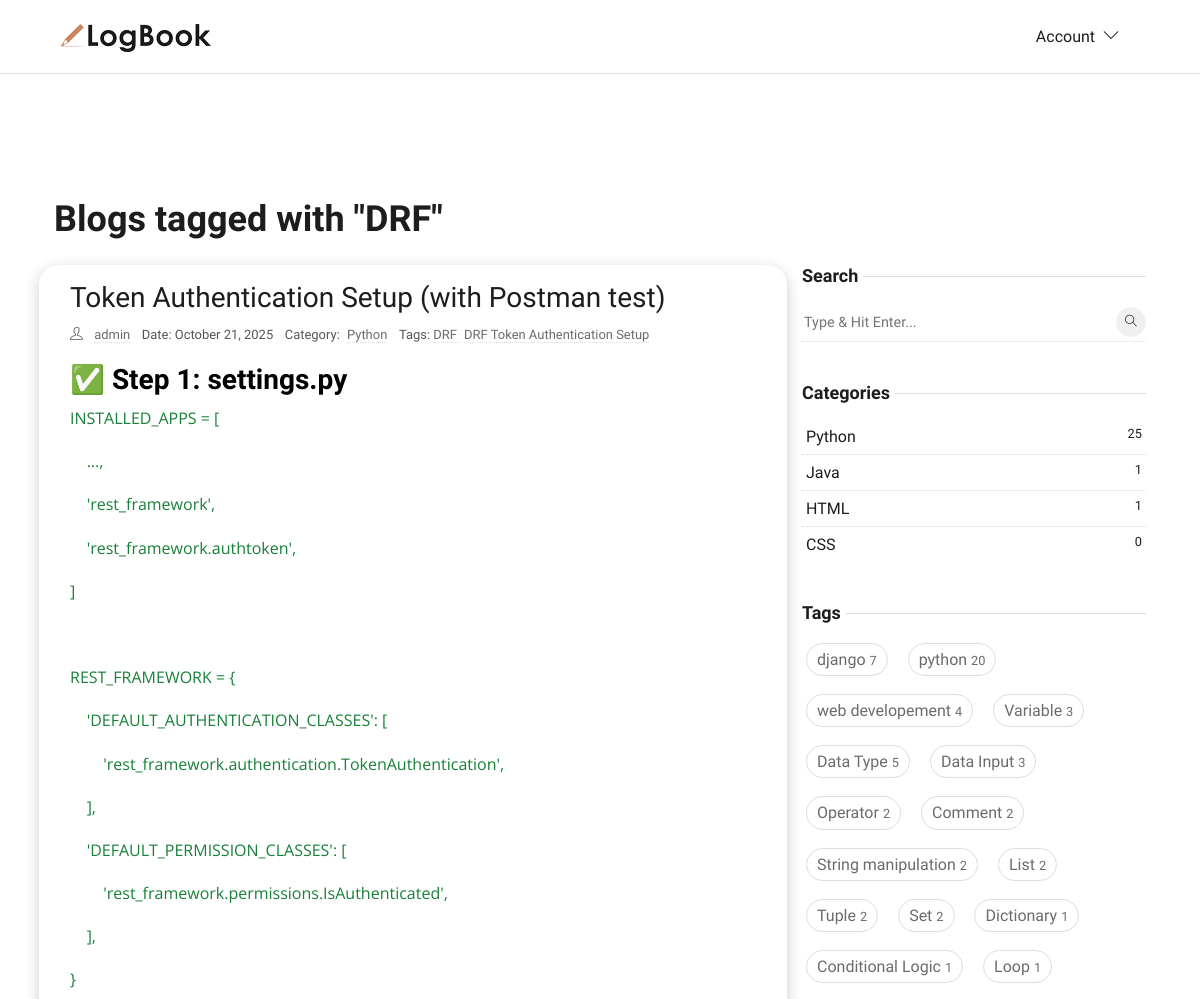
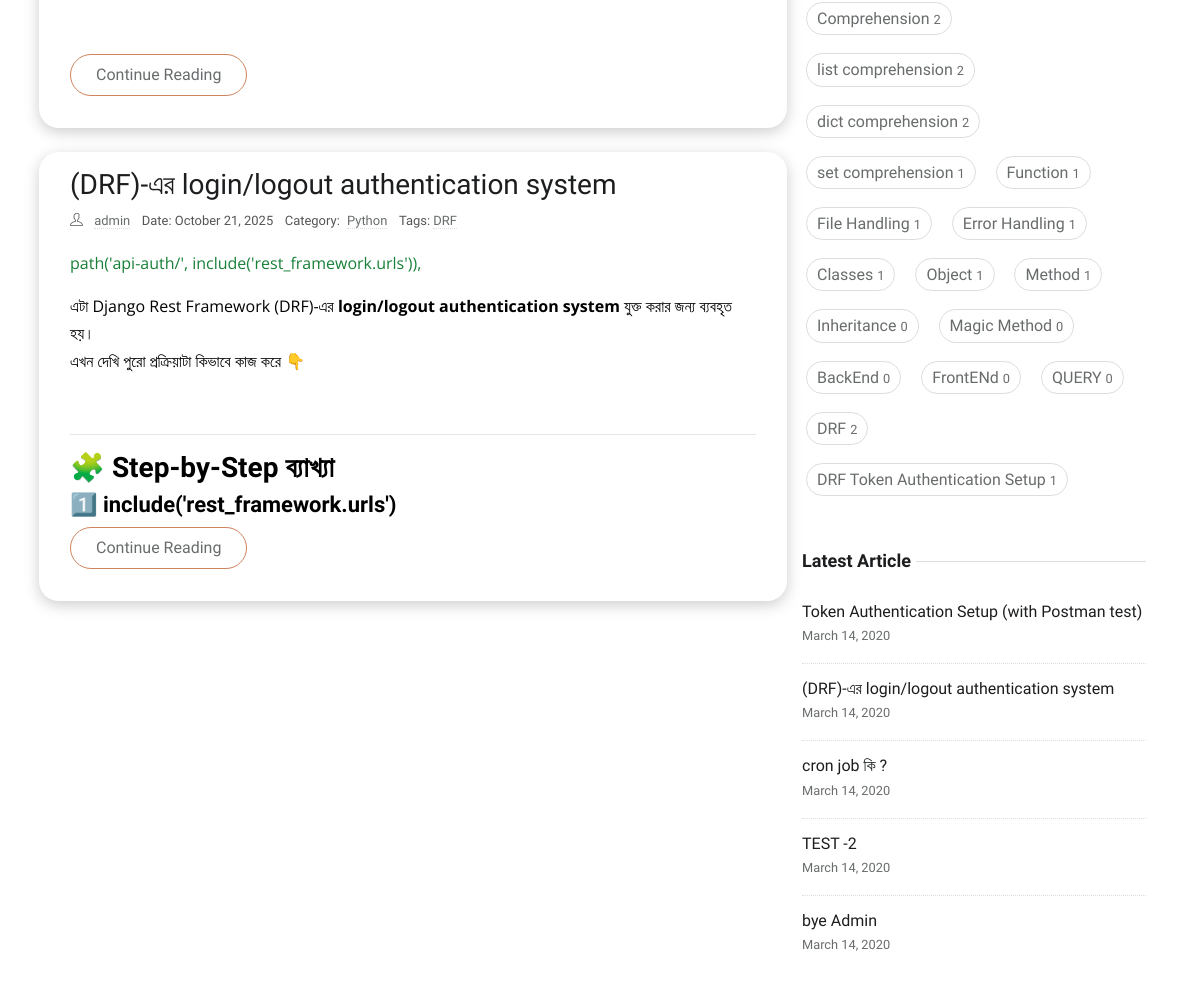
The app's page /tag/drf/, older data (2 pictures, top to bottom).
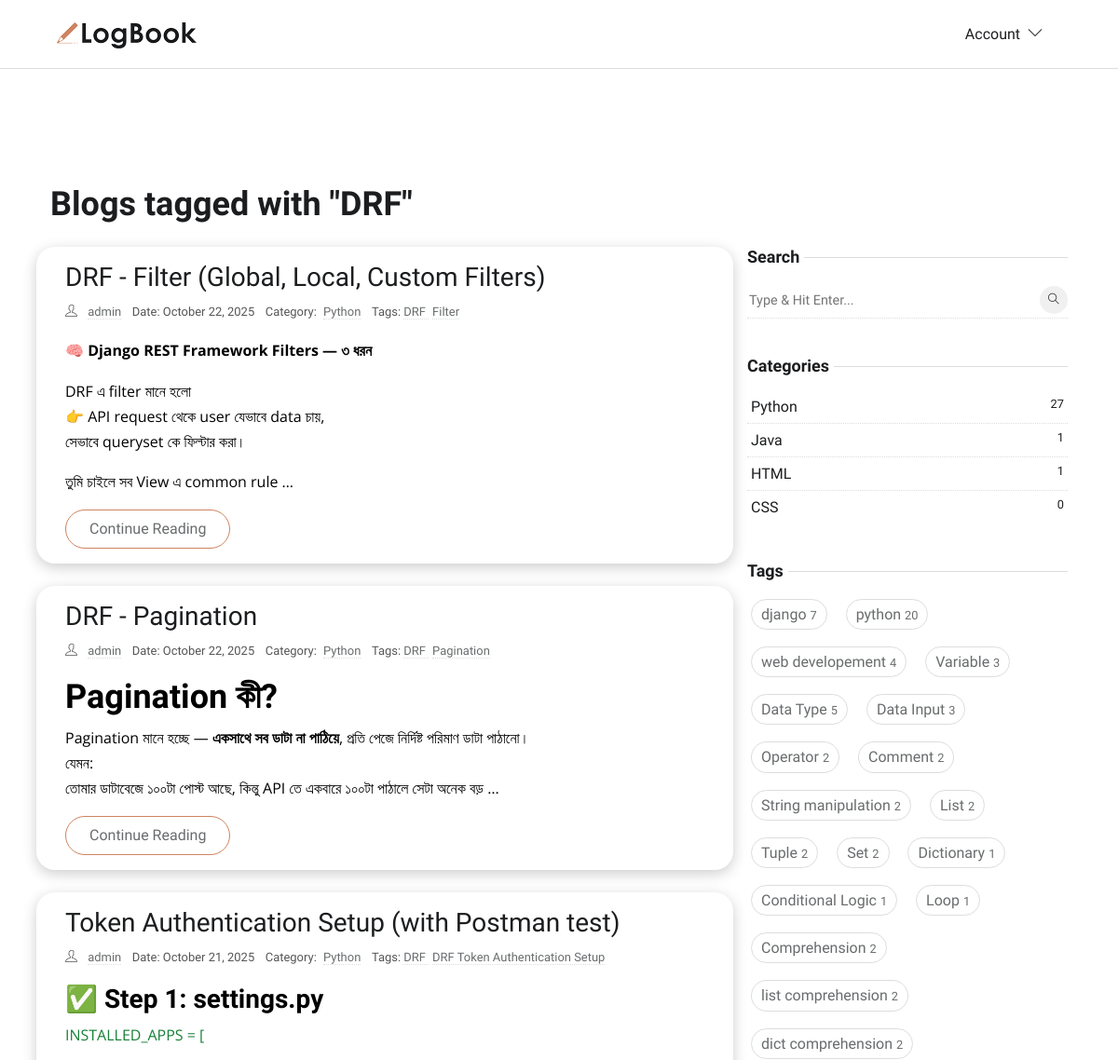
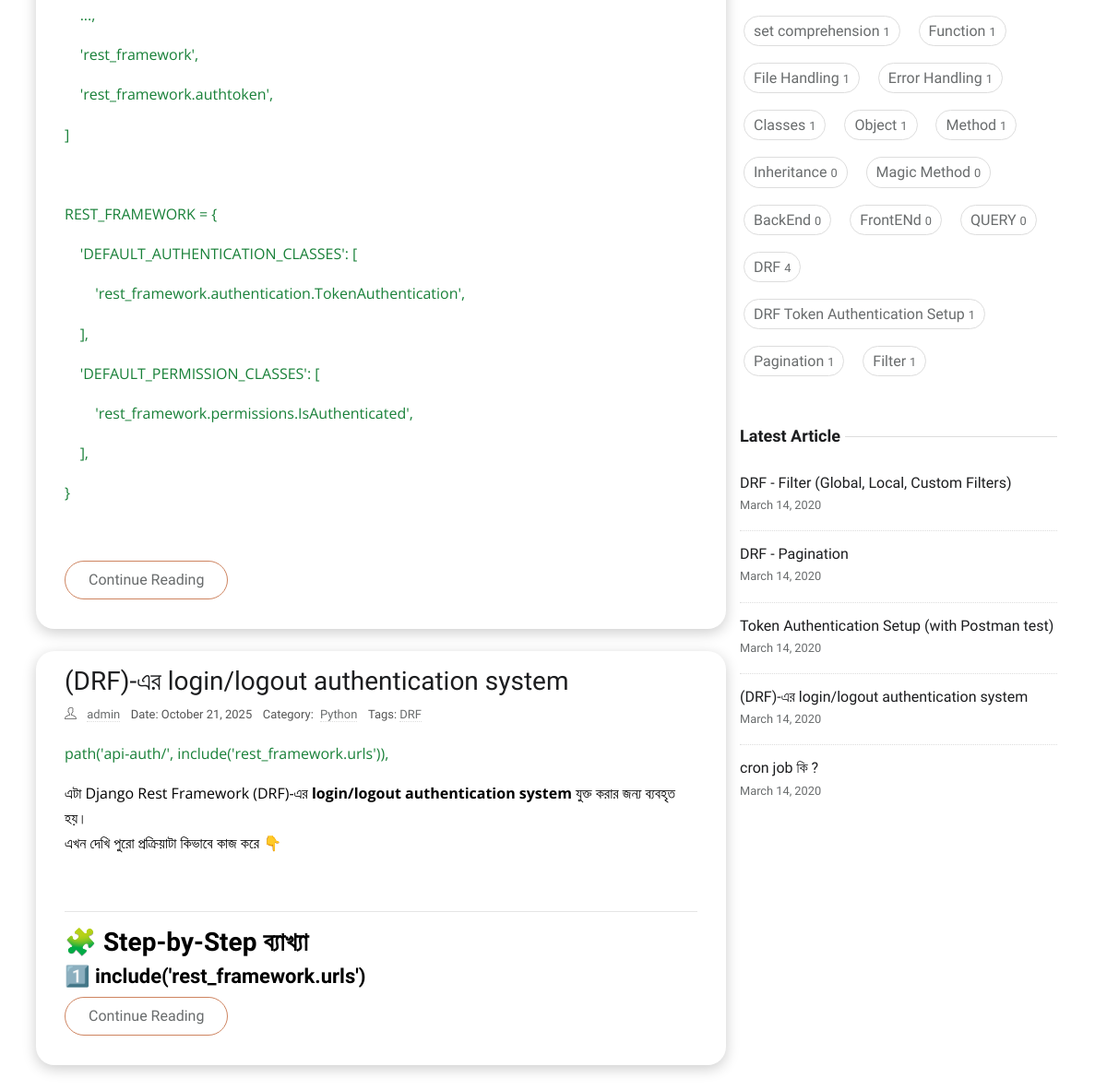
The same page, newer data (2 pictures, top to bottom).
### app_home/models.py (models this page shows, shortened)
class Tag(models.Model):
    title = models.CharField(max_length=50, unique=True, db_index=True)
    slug = models.SlugField(unique=True, blank=True, null=True, max_length=300)
    def __str__(self):
        return self.title

class Blog(models.Model):
    author = models.ForeignKey(
        settings.AUTH_USER_MODEL, related_name='user_blogs', on_delete=models.CASCADE
    )
    title = models.CharField(max_length=100, unique=True)
    slug = models.SlugField(unique=True, blank=True, null=True, max_length=300)
    content = RichTextUploadingField()
    category = models.ForeignKey(
        Category,
        related_name='category_blogs',
        on_delete=models.CASCADE
    )
    tags = models.ManyToManyField(Tag, related_name='tag_blogs')
    created_date = models.DateTimeField(auto_now_add=True)
    updated_date = models.DateTimeField(auto_now=True)
    class Meta:
        ordering = ['-created_date']
        indexes = [models.Index(fields=['title','created_date'])]
    class Meta:
        ordering = ['-created_date']
        indexes = [models.Index(fields=['title','created_date'])]
    def get_absolute_url(self):
        return reverse('blog-detail', kwargs={'slug': self.slug})

class Category(models.Model):
    title = models.CharField(max_length=50, unique=True, db_index=True)
    slug = models.SlugField(unique=True, blank=True, null=True, max_length=300)
    class Meta:
        verbose_name = "Category"
        verbose_name_plural = "Categories"

### app_account/models.py (models this page shows, shortened)
class CustomUser(AbstractBaseUser, PermissionsMixin):
    email = models.EmailField(unique=True)
    username = models.CharField(max_length=50)
    first_name = models.CharField(max_length=50, blank=True)
    last_name = models.CharField(max_length=50, blank=True)
    is_active = models.BooleanField(default=False)  # For Mail Verification
    is_staff = models.BooleanField(default=False)
    date_joined = models.DateTimeField(default=timezone.now)
    objects = CustomUserManager()
    USERNAME_FIELD = 'email'      # login field
    REQUIRED_FIELDS = ['username']  # required when creating superuser

### app_home/views.py (the view)
# urls.py: path('tag/<slug:slug>/', TagPostsView.as_view(), name='tag-blogs'),
class TagPostsView(ListView):
    model = Blog
    template_name = 'blog/tag_blogs.html'
    context_object_name = 'tag_blogs'
    def get_queryset(self):
        self.tag = get_object_or_404(Tag, slug=self.kwargs['slug'])
        return self.tag.tag_blogs.all()
    def get_context_data(self, **kwargs):
        context = super().get_context_data(**kwargs)
        context['tag'] = self.tag
        return context

### app_home/context_processors.py (called while the page is built)
def get_all_categories(request):
    categories = Category.objects.all()
    return {'categories': categories}

def get_all_tags(request):
    tags = Tag.objects.all()
    return {'tags': tags}

def get_recent_blogs(request):
    recent_blogs = Blog.objects.order_by('-created_date')[:5]
    return {'recent_blogs': recent_blogs}

### templates/blog/tag_blogs.html (shortened to what this page needs)
{% extends 'base/base.html' %}
{% load static %}
{% load custom_filters %}
{% block content %}
<section class="section">
    <div class="container p-4">
        <h2 class="mb-4">Blogs tagged with "{{ tag }}"</h2>
        <div class="row">
            <div class="col-lg-8 mb-5 mb-lg-0">
                {% for blog in tag_blogs %}
                <article class="row p-3 mb-4 blog-card">
                    <div class="col-md-12">
                        <h3 class="h3"><a class="post-title" href="{{ blog.get_absolute_url }}">{{ blog.title }}</a>
                        </h3>
                        <ul class="list-inline post-meta mb-2">
                            <li class="list-inline-item"><i class="ti-user mr-2"></i>
                                <a href="{% url 'profile' blog.author.username %}">{{ blog.author.get_full_name|default:blog.author.username }}</a>
                            </li>
                            <li class="list-inline-item">Date: {{ blog.created_date|date:"F d, Y" }}</li>
                            <li class="list-inline-item">
                                Category: <a href="{% url 'category-blogs' blog.category.slug %}" class="ml-1">
                                    {{blog.category.title }}</a>
                            </li>
                            <li class="list-inline-item">
                                Tags:
                                {% for tag in blog.tags.all %}
                                <a href="{% url 'tag-blogs' tag.slug %}" class="mr-1">
                                    {{ tag.title}}
                                </a>
                                {% empty %}
                                No tags
                                {% endfor %}
                            </li>
                        </ul>
                        <p>{{ blog.content|truncatewords:40|safe }}</p>
                        <a href="{% url 'blog-detail' blog.slug %}" class="btn btn-outline-primary">
                            Continue Reading
                        </a>
                    </div>
                </article>
                {% endfor %}
            </div>
            <div class="col-lg-4">
                <aside class="fixed-sidebar">
                    {% include 'base/sideber.html' %}
                </aside>
            </div>
        </div>
    </div>
</section>
{% endblock content %}

### templates/base/base.html (shortened to what this page needs)
{% load static %}
<!DOCTYPE html>
<html lang="en-us">
<head>
    <link rel="stylesheet" href="{% static 'plugins/bootstrap/bootstrap.min.css' %}">
    <link rel="stylesheet" href="{% static 'plugins/themify-icons/themify-icons.css' %}">
    <link rel="stylesheet" href="{% static 'plugins/slick/slick.css' %}">
    <link rel="stylesheet" href="{% static 'css/style.css' %}">
    <link href="https://cdnjs.cloudflare.com/ajax/libs/lightbox2/2.11.4/css/lightbox.min.css" rel="stylesheet">
</head>
<body>
    <header class="sticky-top bg-white border-bottom border-default">
        <div class="container">
            <nav class="navbar navbar-expand-lg navbar-white">
                <a class="navbar-brand" href="{% url 'home' %}">
                    <img class="img-fluid" width="150px" src="{% static 'images/logo.png' %}" alt="LogBook">
                </a>
                <div class="collapse navbar-collapse text-center" id="navigation">
                    <ul class="navbar-nav ml-auto">
                        <li class="nav-item dropdown">
                            <a class="nav-link" href="#" role="button" data-toggle="dropdown" aria-haspopup="true"
                                aria-expanded="false">{% if user.is_authenticated %}
                                {{ user.username }} Profile
                                {% else %}
                                Account
                                {% endif %}
                                <i class="ti-angle-down ml-1"></i>
                            </a>
                        </li>
                    </ul>
                </div>
            </nav>
        </div>
    </header>
    {% block content %}
    {% endblock content %}
</body>
</html>

### templates/base/sideber.html (shortened to what this page needs)
{% load static %}
<div class="widget">
   <h5 class="widget-title"><span>Search</span></h5>
   <form action="{% url 'search-results' %}" method="GET" class="widget-search position-relative">
      <input id="search-query" name="q" type="search" required placeholder="Type & Hit Enter..." autocomplete="off">
      <button type="submit"><i class="ti-search"></i></button>
   </form>
</div>
<div class="widget">
   <h5 class="widget-title"><span>Categories</span></h5>
   <ul class="list-unstyled widget-list">
      {% for cat in categories %}
      <li class="cate-card p-1">
         <a href="{% url 'category-blogs' cat.slug %}" class="d-flex">
            {{cat.title}}
            <small class="ml-auto">{{cat.category_blogs.count}}</small>
         </a>
      </li>
      {% endfor %}
   </ul>
</div>
<div class="widget">
   <h5 class="widget-title"><span>Tags</span></h5>
   <ul class="list-inline widget-list-inline">
      {% for tag in tags %}
      <li class="list-inline-item cate-card p-1">
         <a href="{% url 'tag-blogs' tag.slug %}">
            {{tag.title}}
            <small class="ml-auto">{{tag.tag_blogs.count}}</small></a>
      </li>
      {% endfor %}
   </ul>
</div>
<div class="widget">
   <h5 class="widget-title"><span>Latest Article</span></h5>
   <ul class="list-unstyled widget-list">
      {% for blog in recent_blogs %}
      <li class="media widget-post align-items-center">
         <div class="media-body">
            <h5 class="h6 mb-0"><a href="{{ blog.get_absolute_url }}">{{blog.title}}</a>
            </h5>
            <small>March 14, 2020</small>
         </div>
      </li>
      {% endfor %}
   </ul>
</div>

### static/css/style.css (style rules this page uses)
body { line-height: 1.7; font-family: 'Ubuntu', sans-serif; -webkit-font-smoothing: antialiased; color: #696c6d; font-size: 16px; }
p, .paragraph { font-weight: 400; color: #696c6d; font-size: 16px; line-height: 1.7; font-family: "Open Sans", sans-serif; }
h1, h2, h3, h4, h5, h6 { color: #1c1d1f; font-family: 'Ubuntu', sans-serif; font-weight: 600; line-height: 1.2; }
h2, .h2 { font-size: 36px; }
h3, .h3 { font-size: 28px; }
h4, .h4 { font-size: 22px; }
h5, .h5 { font-size: 18px; }
h6, .h6 { font-size: 16px; }
.btn { font-size: 16px; font-family: 'Ubuntu', sans-serif; text-transform: capitalize; padding: 8px 25px; border-radius: 50px; border: 1px solid; position: relative; z-index: 1; transition: 0.2s ease; }
.btn-outline-primary { background: transparent; color: #696c6d; border-color: #ce8460; }
body { background-color: #fff; overflow-x: hidden; }
img { vertical-align: middle; border: 0; }
a, a:hover, a:focus { text-decoration: none; }
a, button, select { cursor: pointer; transition: 0.2s ease; }
.section { padding-top: 100px; padding-bottom: 100px; }
.border-default { border-color: #ddd !important; }
.nav-item { margin: 0; }
.nav-item .nav-link { text-transform: capitalize; }
.navbar-white .navbar-nav .nav-link { color: #1c1d1f; }
.navbar-expand-lg .navbar-nav .nav-link { padding: 15px 20px; }
.post-title { color: #1c1d1f; }
.post-meta li { margin-right: 10px; font-size: 90%; }
.post-meta a { color: #696c6d; border-bottom: 1px dotted #ddd; }
.widget { background: #fff; margin-bottom: 40px; }
.widget-title { position: relative; margin-bottom: 15px; }
.widget-title span { background: #fff; position: relative; padding-right: 5px; z-index: 1; }
.widget-title::before { position: absolute; content: ""; right: 0; height: 1px; width: 100%; background: #ddd; top: 50%; }
.widget-search { position: relative; }
.widget-search input { border: 0; border-bottom: 1px dotted #ddd; width: 100%; height: 40px; }
.widget-search input::placeholder { font-size: 90%; }
.widget-search button { height: 30px; width: 30px; line-height: 30px; display: inline-block; padding: 0; background: #f0f0f0; color: #1c1d1f; text-align: center; border-radius: 50%; position: absolute; right: 0; top: 5px; border: 0; font-size: 12px; }
.widget-list li { padding: 5px 0; }
.widget-list li:not(:last-child) { border-bottom: 1px dotted #ddd; }
.widget-list li a { color: #1c1d1f; }
.widget-list-inline li { margin-bottom: 10px; }
.widget-list-inline li a { padding: 2px 10px; border: 1px solid #ddd; border-radius: 40px; display: block; color: #696c6d; }
.widget-post { padding: 15px 0 !important; }
.fixed-sidebar { position: sticky; top: 120px; }
.blog-card { background-color: #ffffff; border-radius: 20px; box-shadow: 0 4px 15px rgba(0, 0, 0, 0.2); padding: 0 30px 30px 30px; transition: transform 0.3s, box-shadow 0.3s; margin-bottom: 30px; }
.blog-card .post-meta { font-size: 0.9rem; color: #555; margin-bottom: 15px; }

Row changes from the older to the newer data that the page shows:
no longer on this page (row unchanged): Blog: title "TEST -2", shown under "Latest Article"
no longer on this page (row unchanged): Blog: title "bye Admin", shown under "Latest Article"
computed for Tag "DRF": tag_blogs.count "2" → "4"
added Blog: title "DRF - Filter (Global, Local, Custom Filters)", author.get_full_name "admin", created_date "October 22, 2025", category "Python", content "🧠 Django REST Framework Filters — ৩ ধরন DRF এ filter মানে হলো 👉 API request থেকে user যেভাবে data চায়, সেভাবে queryset কে ফিল্টার করা। তুমি চাইলে সব View এ common rule …", Tag (title "DRF")
added Tag: title "Filter", tag_blogs.count "1"
added Blog: title "DRF - Pagination", author.get_full_name "admin", created_date "October 22, 2025", category "Python", content "Pagination কী? Pagination মানে হচ্ছে — একসাথে সব ডাটা না পাঠিয়ে , প্রতি পেজে নির্দিষ্ট পরিমাণ ডাটা পাঠানো। যেমন: তোমার ডাটাবেজে ১০০টা পোস্ট আছে, কিন্তু API তে একবারে ১০০টা পাঠালে সেটা অনেক বড় …", Tag (title "DRF")
added Tag: title "Pagination", tag_blogs.count "1"
computed for Category "Python": category_blogs.count "25" → "27"
